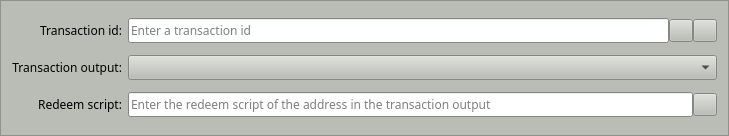
<?xml version="1.0" encoding="UTF-8"?>
<ui version="4.0">
 <class>MultisigInputEntry</class>
 <widget class="QFrame" name="MultisigInputEntry">
  <property name="geometry">
   <rect>
    <x>0</x>
    <y>0</y>
    <width>729</width>
    <height>136</height>
   </rect>
  </property>
  <property name="palette">
   <palette>
    <active>
     <colorrole role="WindowText">
      <brush brushstyle="SolidPattern">
       <color alpha="255">
        <red>0</red>
        <green>0</green>
        <blue>0</blue>
       </color>
      </brush>
     </colorrole>
     <colorrole role="Button">
      <brush brushstyle="SolidPattern">
       <color alpha="255">
        <red>186</red>
        <green>189</green>
        <blue>182</blue>
       </color>
      </brush>
     </colorrole>
     <colorrole role="Light">
      <brush brushstyle="SolidPattern">
       <color alpha="255">
        <red>255</red>
        <green>255</green>
        <blue>255</blue>
       </color>
      </brush>
     </colorrole>
     <colorrole role="Midlight">
      <brush brushstyle="SolidPattern">
       <color alpha="255">
        <red>220</red>
        <green>222</green>
        <blue>218</blue>
       </color>
      </brush>
     </colorrole>
     <colorrole role="Dark">
      <brush brushstyle="SolidPattern">
       <color alpha="255">
        <red>93</red>
        <green>94</green>
        <blue>91</blue>
       </color>
      </brush>
     </colorrole>
     <colorrole role="Mid">
      <brush brushstyle="SolidPattern">
       <color alpha="255">
        <red>124</red>
        <green>126</green>
        <blue>121</blue>
       </color>
      </brush>
     </colorrole>
     <colorrole role="Text">
      <brush brushstyle="SolidPattern">
       <color alpha="255">
        <red>0</red>
        <green>0</green>
        <blue>0</blue>
       </color>
      </brush>
     </colorrole>
     <colorrole role="BrightText">
      <brush brushstyle="SolidPattern">
       <color alpha="255">
        <red>255</red>
        <green>255</green>
        <blue>255</blue>
       </color>
      </brush>
     </colorrole>
     <colorrole role="ButtonText">
      <brush brushstyle="SolidPattern">
       <color alpha="255">
        <red>0</red>
        <green>0</green>
        <blue>0</blue>
       </color>
      </brush>
     </colorrole>
     <colorrole role="Base">
      <brush brushstyle="SolidPattern">
       <color alpha="255">
        <red>255</red>
        <green>255</green>
        <blue>255</blue>
       </color>
      </brush>
     </colorrole>
     <colorrole role="Window">
      <brush brushstyle="SolidPattern">
       <color alpha="255">
        <red>186</red>
        <green>189</green>
        <blue>182</blue>
       </color>
      </brush>
     </colorrole>
     <colorrole role="Shadow">
      <brush brushstyle="SolidPattern">
       <color alpha="255">
        <red>0</red>
        <green>0</green>
        <blue>0</blue>
       </color>
      </brush>
     </colorrole>
     <colorrole role="AlternateBase">
      <brush brushstyle="SolidPattern">
       <color alpha="255">
        <red>220</red>
        <green>222</green>
        <blue>218</blue>
       </color>
      </brush>
     </colorrole>
     <colorrole role="ToolTipBase">
      <brush brushstyle="SolidPattern">
       <color alpha="255">
        <red>255</red>
        <green>255</green>
        <blue>220</blue>
       </color>
      </brush>
     </colorrole>
     <colorrole role="ToolTipText">
      <brush brushstyle="SolidPattern">
       <color alpha="255">
        <red>0</red>
        <green>0</green>
        <blue>0</blue>
       </color>
      </brush>
     </colorrole>
    </active>
    <inactive>
     <colorrole role="WindowText">
      <brush brushstyle="SolidPattern">
       <color alpha="255">
        <red>0</red>
        <green>0</green>
        <blue>0</blue>
       </color>
      </brush>
     </colorrole>
     <colorrole role="Button">
      <brush brushstyle="SolidPattern">
       <color alpha="255">
        <red>186</red>
        <green>189</green>
        <blue>182</blue>
       </color>
      </brush>
     </colorrole>
     <colorrole role="Light">
      <brush brushstyle="SolidPattern">
       <color alpha="255">
        <red>255</red>
        <green>255</green>
        <blue>255</blue>
       </color>
      </brush>
     </colorrole>
     <colorrole role="Midlight">
      <brush brushstyle="SolidPattern">
       <color alpha="255">
        <red>220</red>
        <green>222</green>
        <blue>218</blue>
       </color>
      </brush>
     </colorrole>
     <colorrole role="Dark">
      <brush brushstyle="SolidPattern">
       <color alpha="255">
        <red>93</red>
        <green>94</green>
        <blue>91</blue>
       </color>
      </brush>
     </colorrole>
     <colorrole role="Mid">
      <brush brushstyle="SolidPattern">
       <color alpha="255">
        <red>124</red>
        <green>126</green>
        <blue>121</blue>
       </color>
      </brush>
     </colorrole>
     <colorrole role="Text">
      <brush brushstyle="SolidPattern">
       <color alpha="255">
        <red>0</red>
        <green>0</green>
        <blue>0</blue>
       </color>
      </brush>
     </colorrole>
     <colorrole role="BrightText">
      <brush brushstyle="SolidPattern">
       <color alpha="255">
        <red>255</red>
        <green>255</green>
        <blue>255</blue>
       </color>
      </brush>
     </colorrole>
     <colorrole role="ButtonText">
      <brush brushstyle="SolidPattern">
       <color alpha="255">
        <red>0</red>
        <green>0</green>
        <blue>0</blue>
       </color>
      </brush>
     </colorrole>
     <colorrole role="Base">
      <brush brushstyle="SolidPattern">
       <color alpha="255">
        <red>255</red>
        <green>255</green>
        <blue>255</blue>
       </color>
      </brush>
     </colorrole>
     <colorrole role="Window">
      <brush brushstyle="SolidPattern">
       <color alpha="255">
        <red>186</red>
        <green>189</green>
        <blue>182</blue>
       </color>
      </brush>
     </colorrole>
     <colorrole role="Shadow">
      <brush brushstyle="SolidPattern">
       <color alpha="255">
        <red>0</red>
        <green>0</green>
        <blue>0</blue>
       </color>
      </brush>
     </colorrole>
     <colorrole role="AlternateBase">
      <brush brushstyle="SolidPattern">
       <color alpha="255">
        <red>220</red>
        <green>222</green>
        <blue>218</blue>
       </color>
      </brush>
     </colorrole>
     <colorrole role="ToolTipBase">
      <brush brushstyle="SolidPattern">
       <color alpha="255">
        <red>255</red>
        <green>255</green>
        <blue>220</blue>
       </color>
      </brush>
     </colorrole>
     <colorrole role="ToolTipText">
      <brush brushstyle="SolidPattern">
       <color alpha="255">
        <red>0</red>
        <green>0</green>
        <blue>0</blue>
       </color>
      </brush>
     </colorrole>
    </inactive>
    <disabled>
     <colorrole role="WindowText">
      <brush brushstyle="SolidPattern">
       <color alpha="255">
        <red>93</red>
        <green>94</green>
        <blue>91</blue>
       </color>
      </brush>
     </colorrole>
     <colorrole role="Button">
      <brush brushstyle="SolidPattern">
       <color alpha="255">
        <red>186</red>
        <green>189</green>
        <blue>182</blue>
       </color>
      </brush>
     </colorrole>
     <colorrole role="Light">
      <brush brushstyle="SolidPattern">
       <color alpha="255">
        <red>255</red>
        <green>255</green>
        <blue>255</blue>
       </color>
      </brush>
     </colorrole>
     <colorrole role="Midlight">
      <brush brushstyle="SolidPattern">
       <color alpha="255">
        <red>220</red>
        <green>222</green>
        <blue>218</blue>
       </color>
      </brush>
     </colorrole>
     <colorrole role="Dark">
      <brush brushstyle="SolidPattern">
       <color alpha="255">
        <red>93</red>
        <green>94</green>
        <blue>91</blue>
       </color>
      </brush>
     </colorrole>
     <colorrole role="Mid">
      <brush brushstyle="SolidPattern">
       <color alpha="255">
        <red>124</red>
        <green>126</green>
        <blue>121</blue>
       </color>
      </brush>
     </colorrole>
     <colorrole role="Text">
      <brush brushstyle="SolidPattern">
       <color alpha="255">
        <red>93</red>
        <green>94</green>
        <blue>91</blue>
       </color>
      </brush>
     </colorrole>
     <colorrole role="BrightText">
      <brush brushstyle="SolidPattern">
       <color alpha="255">
        <red>255</red>
        <green>255</green>
        <blue>255</blue>
       </color>
      </brush>
     </colorrole>
     <colorrole role="ButtonText">
      <brush brushstyle="SolidPattern">
       <color alpha="255">
        <red>93</red>
        <green>94</green>
        <blue>91</blue>
       </color>
      </brush>
     </colorrole>
     <colorrole role="Base">
      <brush brushstyle="SolidPattern">
       <color alpha="255">
        <red>186</red>
        <green>189</green>
        <blue>182</blue>
       </color>
      </brush>
     </colorrole>
     <colorrole role="Window">
      <brush brushstyle="SolidPattern">
       <color alpha="255">
        <red>186</red>
        <green>189</green>
        <blue>182</blue>
       </color>
      </brush>
     </colorrole>
     <colorrole role="Shadow">
      <brush brushstyle="SolidPattern">
       <color alpha="255">
        <red>0</red>
        <green>0</green>
        <blue>0</blue>
       </color>
      </brush>
     </colorrole>
     <colorrole role="AlternateBase">
      <brush brushstyle="SolidPattern">
       <color alpha="255">
        <red>186</red>
        <green>189</green>
        <blue>182</blue>
       </color>
      </brush>
     </colorrole>
     <colorrole role="ToolTipBase">
      <brush brushstyle="SolidPattern">
       <color alpha="255">
        <red>255</red>
        <green>255</green>
        <blue>220</blue>
       </color>
      </brush>
     </colorrole>
     <colorrole role="ToolTipText">
      <brush brushstyle="SolidPattern">
       <color alpha="255">
        <red>0</red>
        <green>0</green>
        <blue>0</blue>
       </color>
      </brush>
     </colorrole>
    </disabled>
   </palette>
  </property>
  <property name="font">
   <font>
    <family>Sawasdee</family>
   </font>
  </property>
  <property name="windowTitle">
   <string>Form</string>
  </property>
  <property name="frameShape">
   <enum>QFrame::StyledPanel</enum>
  </property>
  <property name="frameShadow">
   <enum>QFrame::Sunken</enum>
  </property>
  <layout class="QGridLayout" name="gridLayout">
   <item row="0" column="1">
    <layout class="QHBoxLayout" name="transactionIdLayout">
     <property name="spacing">
      <number>0</number>
     </property>
     <item>
      <widget class="QValidatedLineEdit" name="transactionId">
       <property name="toolTip">
        <string/>
       </property>
       <property name="placeholderText">
        <string>Enter a transaction id</string>
       </property>
      </widget>
     </item>
     <item>
      <widget class="QToolButton" name="pasteTransactionIdButton">
       <property name="toolTip">
        <string/>
       </property>
       <property name="text">
        <string/>
       </property>
       <property name="icon">
        <iconset resource="../ion.qrc">
         <normaloff>:/icons/editpaste</normaloff>:/icons/editpaste</iconset>
       </property>
       <property name="shortcut">
        <string>Alt+P</string>
       </property>
      </widget>
     </item>
     <item>
      <widget class="QToolButton" name="deleteButton">
       <property name="toolTip">
        <string/>
       </property>
       <property name="text">
        <string/>
       </property>
       <property name="icon">
        <iconset resource="../ion.qrc">
         <normaloff>:/icons/remove</normaloff>:/icons/remove</iconset>
       </property>
      </widget>
     </item>
    </layout>
   </item>
   <item row="0" column="0">
    <widget class="QLabel" name="transactionIdLabel">
     <property name="text">
      <string>Transaction id:</string>
     </property>
     <property name="alignment">
      <set>Qt::AlignRight|Qt::AlignTrailing|Qt::AlignVCenter</set>
     </property>
     <property name="buddy">
      <cstring>transactionId</cstring>
     </property>
    </widget>
   </item>
   <item row="2" column="0">
    <widget class="QLabel" name="transactionOutputLabel">
     <property name="text">
      <string>Transaction output:</string>
     </property>
     <property name="alignment">
      <set>Qt::AlignRight|Qt::AlignTrailing|Qt::AlignVCenter</set>
     </property>
    </widget>
   </item>
   <item row="3" column="0">
    <widget class="QLabel" name="redeemScriptLabel">
     <property name="text">
      <string>Redeem script:</string>
     </property>
     <property name="alignment">
      <set>Qt::AlignRight|Qt::AlignTrailing|Qt::AlignVCenter</set>
     </property>
     <property name="buddy">
      <cstring>redeemScript</cstring>
     </property>
    </widget>
   </item>
   <item row="3" column="1">
    <layout class="QHBoxLayout" name="redeemScriptLayout">
     <property name="spacing">
      <number>0</number>
     </property>
     <item>
      <widget class="QValidatedLineEdit" name="redeemScript">
       <property name="enabled">
        <bool>true</bool>
       </property>
       <property name="toolTip">
        <string/>
       </property>
       <property name="placeholderText">
        <string>Enter the redeem script of the address in the transaction output</string>
       </property>
      </widget>
     </item>
     <item>
      <widget class="QToolButton" name="pasteRedeemScriptButton">
       <property name="toolTip">
        <string/>
       </property>
       <property name="text">
        <string/>
       </property>
       <property name="icon">
        <iconset resource="../ion.qrc">
         <normaloff>:/icons/editpaste</normaloff>:/icons/editpaste</iconset>
       </property>
       <property name="shortcut">
        <string>Alt+A</string>
       </property>
      </widget>
     </item>
    </layout>
   </item>
   <item row="2" column="1">
    <widget class="QComboBox" name="transactionOutput"/>
   </item>
  </layout>
 </widget>
 <customwidgets>
  <customwidget>
   <class>QValidatedLineEdit</class>
   <extends>QLineEdit</extends>
   <header>qvalidatedlineedit.h</header>
  </customwidget>
 </customwidgets>
 <resources>
  <include location="../ion.qrc"/>
 </resources>
 <connections/>
</ui>
